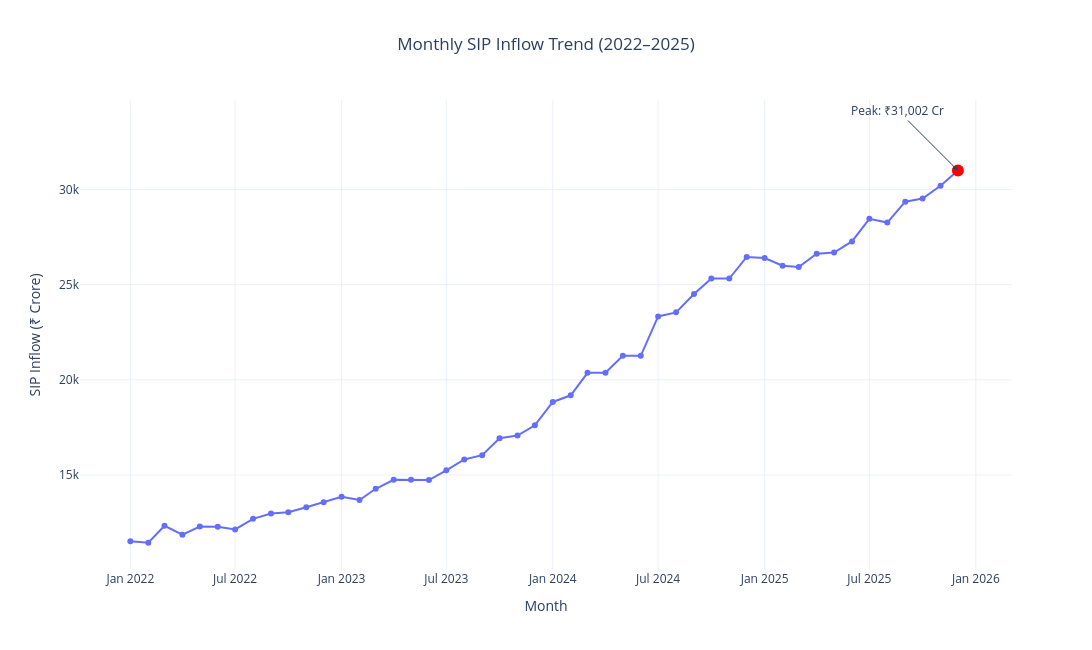

Source (notebook cell):
### Markdown cell above
# 3. SIP Inflow Trend Analysis

This visualization shows the monthly SIP inflow trend from January 2022 to December 2025.

The chart highlights the highest recorded monthly SIP inflow.

### Code cell
# ======================================================
# SIP Inflow Trend
# ======================================================

import plotly.express as px

# Ensure datetime
sip["month"] = pd.to_datetime(sip["month"])

# Find highest SIP inflow
max_row = sip.loc[sip["sip_inflow_crore"].idxmax()]

fig = px.line(
    sip,
    x="month",
    y="sip_inflow_crore",
    markers=True,
    title="Monthly SIP Inflow Trend (2022–2025)",
    labels={
        "month":"Month",
        "sip_inflow_crore":"SIP Inflow (₹ Crore)"
    }
)

# Highlight maximum point
fig.add_scatter(
    x=[max_row["month"].strftime("%Y-%m-%d")],
    y=[max_row["sip_inflow_crore"]],
    mode="markers",
    marker=dict(size=12, color="red"),
    showlegend=False
)

fig.add_annotation(
    x=max_row["month"].strftime("%Y-%m-%d"),
    y=max_row["sip_inflow_crore"],
    text=f"Peak: ₹{max_row['sip_inflow_crore']:,.0f} Cr",
    showarrow=True,
    arrowhead=2,
    ax=-60,
    ay=-60
)

fig.update_layout(
    template="plotly_white",
    height=650,
    width=1200,
    title_x=0.5
)

fig.show()

### Figure 1 — Plotly figure (JSON) as saved in the notebook; plotly's stock layout.template omitted (floating-point values rounded to 4 significant figures)
{"data": [{"hovertemplate": "Month=%{x}<br>SIP Inflow (₹ Crore)=%{y}<extra></extra>", "legendgroup": "", "line": {"color": "#636efa", "dash": "solid"}, "marker": {"symbol": "circle"}, "mode": "lines+markers", "name": "", "orientation": "v", "showlegend": false, "type": "scatter", "x": ["2022-01-01T00:00:00", "2022-02-01T00:00:00", "2022-03-01T00:00:00", "2022-04-01T00:00:00", "2022-05-01T00:00:00", "2022-06-01T00:00:00", "2022-07-01T00:00:00", "2022-08-01T00:00:00", "2022-09-01T00:00:00", "2022-10-01T00:00:00", "2022-11-01T00:00:00", "2022-12-01T00:00:00", "2023-01-01T00:00:00", "2023-02-01T00:00:00", "2023-03-01T00:00:00", "2023-04-01T00:00:00", "2023-05-01T00:00:00", "2023-06-01T00:00:00", "2023-07-01T00:00:00", "2023-08-01T00:00:00", "2023-09-01T00:00:00", "2023-10-01T00:00:00", "2023-11-01T00:00:00", "2023-12-01T00:00:00", "2024-01-01T00:00:00", "2024-02-01T00:00:00", "2024-03-01T00:00:00", "2024-04-01T00:00:00", "2024-05-01T00:00:00", "2024-06-01T00:00:00", "2024-07-01T00:00:00", "2024-08-01T00:00:00", "2024-09-01T00:00:00", "2024-10-01T00:00:00", "2024-11-01T00:00:00", "2024-12-01T00:00:00", "2025-01-01T00:00:00", "2025-02-01T00:00:00", "2025-03-01T00:00:00", "2025-04-01T00:00:00", "2025-05-01T00:00:00", "2025-06-01T00:00:00", "2025-07-01T00:00:00", "2025-08-01T00:00:00", "2025-09-01T00:00:00", "2025-10-01T00:00:00", "2025-11-01T00:00:00", "2025-12-01T00:00:00"], "xaxis": "x", "y": [11517, 11438, 12328, 11863, 12286, 12276, 12140, 12694, 12976, 13040, 13306, 13573, 13856, 13687, 14276, 14749, 14749, 14734, 15245, 15814, 16042, 16928, 17073, 17610, 18838, 19187, 20371, 20371, 21262, 21262, 23332, 23547, 24509, 25323, 25320, 26459, 26400, 25999, 25926, 26632, 26688, 27274, 28464, 28265, 29361, 29529, 30200, 31002], "yaxis": "y"}, {"marker": {"color": "red", "size": 12}, "mode": "markers", "showlegend": false, "type": "scatter", "x": ["2025-12-01"], "y": [31002]}], "layout": {"annotations": [{"arrowhead": 2, "ax": -60, "ay": -60, "showarrow": true, "text": "Peak: ₹31,002 Cr", "x": "2025-12-01", "y": 31002}], "height": 650, "legend": {"tracegroupgap": 0}, "title": {"text": "Monthly SIP Inflow Trend (2022–2025)", "x": 0.5}, "width": 1200, "xaxis": {"anchor": "y", "domain": [0, 1], "title": {"text": "Month"}}, "yaxis": {"anchor": "x", "domain": [0, 1], "title": {"text": "SIP Inflow (₹ Crore)"}}}}
